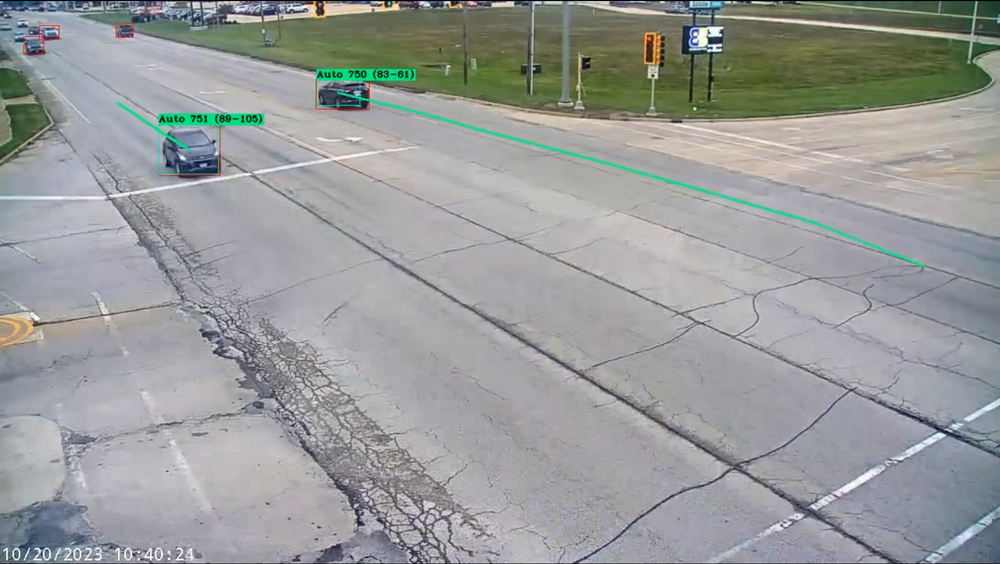
#> input picture project/utils/background.png, 1000 x 564 px, shrunk from 1919 x 1083 before the run
$ python show_all_track.py
#> lines starting #> are read from the running program, lines starting #| are printed output that depends on the picture
#> (reads project/utils/tracks.json from the repository)
import cv2
import json
import numpy as np

import cv2
import json
import numpy as np


def draw_multiple_tracks_on_image_gray2(image_path, all_track_data):
    # Carica l'immagine di sfondo
#> called with image_path = 'background.png'
    background_image = cv2.imread(image_path)
#> background_image is the input picture: shape (564, 1000, 3); mean B, G, R 154.7, 155.4, 152.8

    # Controlla se l'immagine è stata caricata correttamente
    if background_image is None:
        print("Errore nel caricamento dell'immagine.")
        return

    # Crea un'immagine trasparente della stessa dimensione dell'immagine originale
    overlay = np.zeros_like(background_image)

    # Dimensioni dell'immagine
    height, width, _ = background_image.shape
#> height = 564; width = 1000

    # Itera attraverso ogni traccia
    for track_idx, track_data in enumerate(all_track_data):
        # Estrai le posizioni dalla traccia
        positions = track_data['position']

        # Inizializza il punto precedente
        prev_point = None

        # Calcola le posizioni iniziali e finali
        x_start = positions[0]['x']
        y_start = positions[0]['y']
        x_end = positions[-1]['x']
        y_end = positions[-1]['y']

        # Scegli il colore in base alla direzione
        if y_end > y_start:
            if x_end > x_start:
                color = (30, 30, 30)  # Giù a destra
            else:
                color = (60, 60, 60)  # Giù a sinistra
        else:
            if x_end > x_start:
                color = (120, 120, 120)  # Su a destra
            else:
                color = (180, 180, 180)  # Su a sinistra

        # Disegna ogni posizione sulla mappa
        for pos in positions:
            # Converti le coordinate normalizzate in coordinate effettive (pixel)
            x = int(pos['x'] * width)
            y = int(pos['y'] * height)
            w = int(pos['w'] * width)
            h = int(pos['h'] * height)

            # Calcola il punto centrale del rettangolo
            center_x = x + w // 2
            center_y = y + h // 2
            center_point = (center_x, center_y)

            # Disegna il segmento tra il punto centrale corrente e quello precedente sull'overlay
            if prev_point is not None:
                cv2.line(overlay, prev_point, center_point, color, 2)

            # Aggiorna il punto precedente
            prev_point = center_point
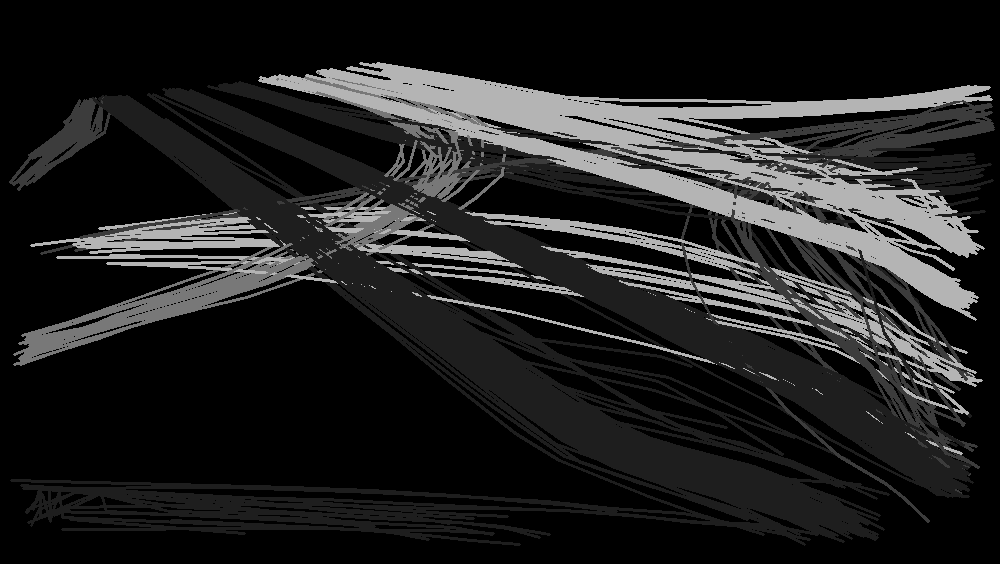
#> overlay: shape (564, 1000, 3); min 0, max 180, mean 32.6

    # Combina l'immagine originale e l'overlay con la trasparenza
    cv2.addWeighted(overlay, 0.5, background_image, 0.5, 0, background_image)
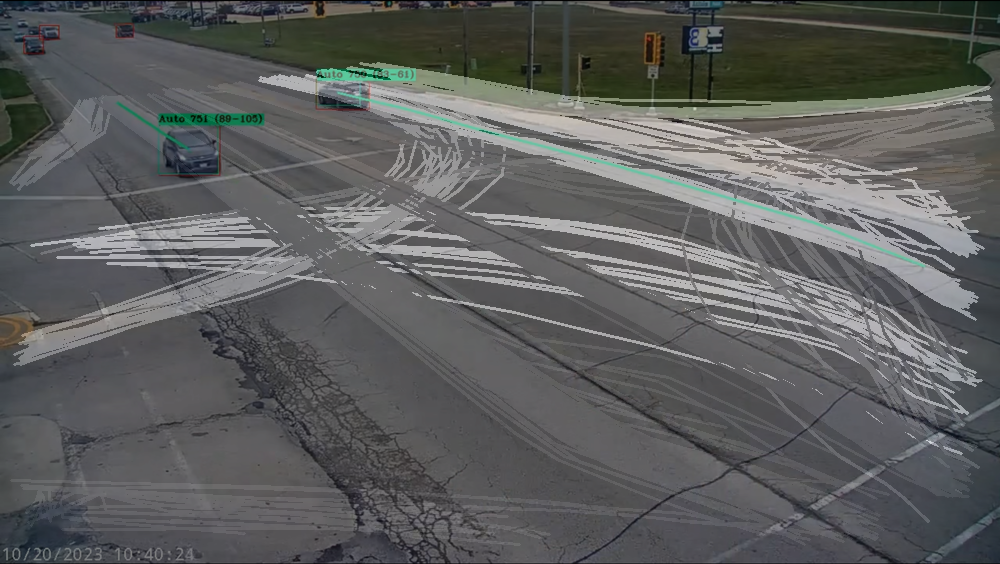
#> background_image: shape (564, 1000, 3); mean B, G, R 93.6, 94, 92.7

    # Mostra l'immagine con i segmenti di traccia
    cv2.imshow('Tracked Image with Multiple Tracks', background_image)
    cv2.waitKey(0)
    cv2.destroyAllWindows()

# [114 lines left out: functions draw_multiple_tracks_on_image_gray, draw_multiple_tracks_on_image, not called in this run]


# Esempio di utilizzo
# Sostituisci 'background.jpg' con il tuo percorso dell'immagine
# e 'all_track_data' con i tuoi dati di traccia
image_path = 'background.png'
with open('tracks.json', 'r') as f:
    all_track_data = json.load(f)  # Supponiamo che sia un vettore di tracce
draw_multiple_tracks_on_image_gray2(image_path, all_track_data)
